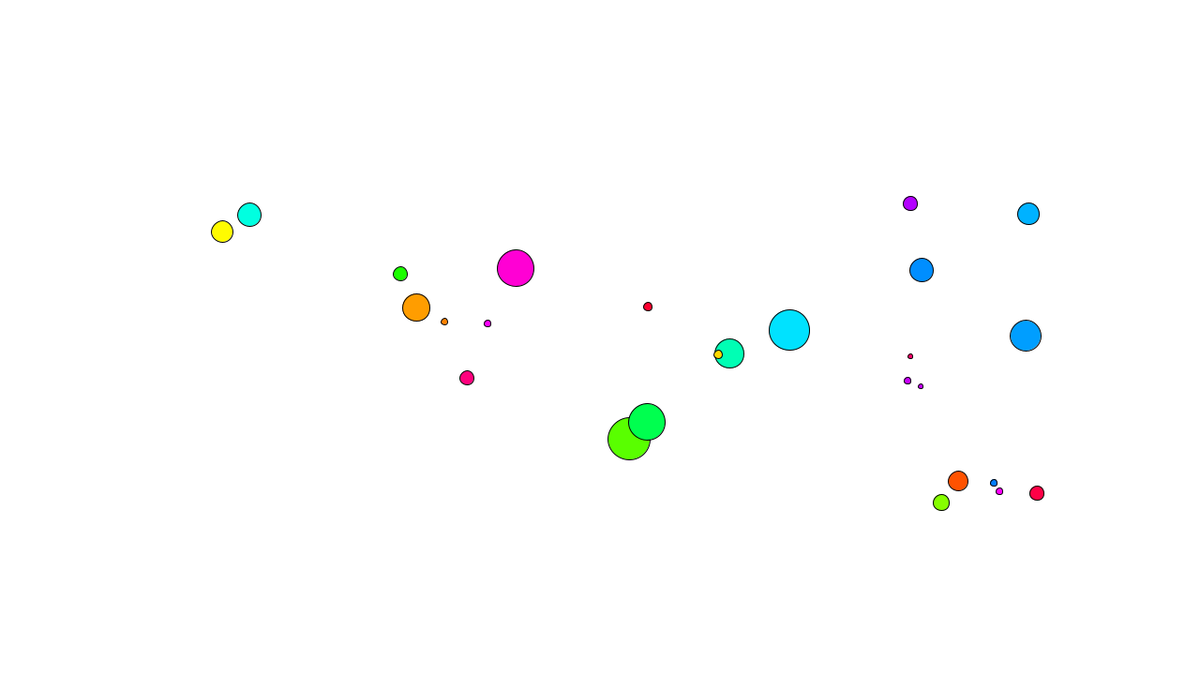
Frame 1 (no input)
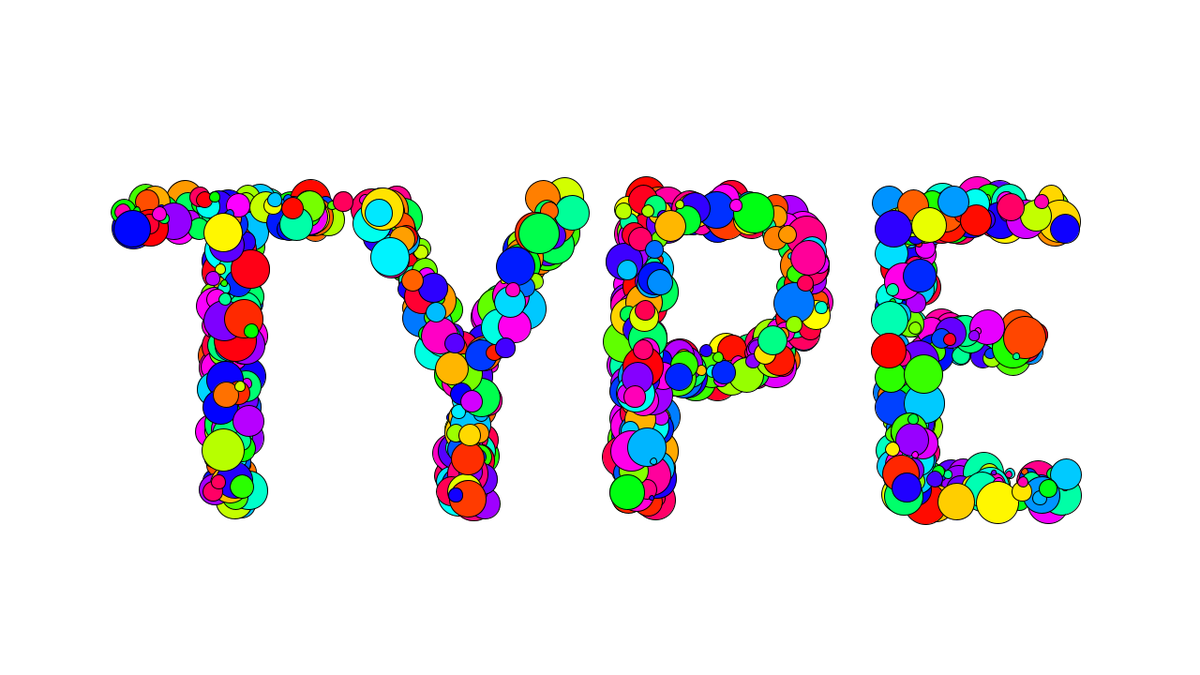
Frame 60 (the mouse pressed at the canvas centre just before this capture)
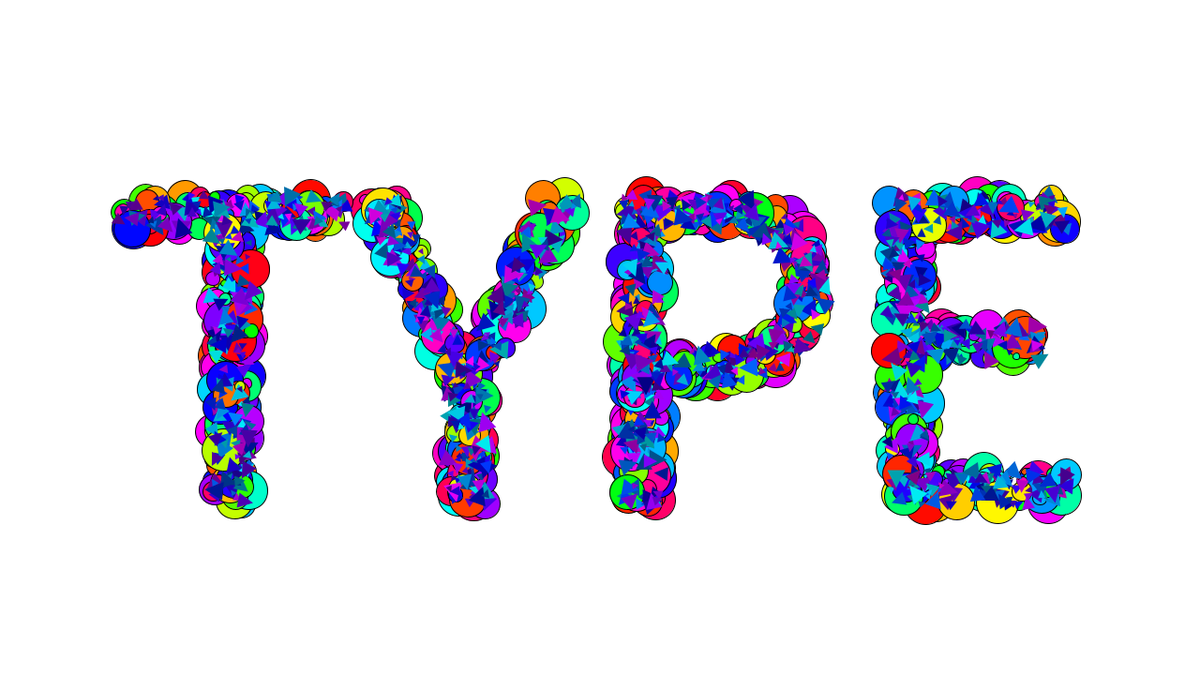
Frame 120 (the mouse held since frame 60 and released just before this capture)

The Processing sketch that drew these frames (run headless with seeded random() and noise(); from frame 60 on, the mouse is pressed at the canvas centre):

// Processing sketch: AggregateDrawing
// ── AggregateDrawing.pde

/*
 * This sketch uses the text drawn to an offscreen PGraphics to determine
 * if a randomly chosen xy-coordinate is inside the drawn text. If so it will
 * draw a shape to the main screen. In addition, the sketch has no background
 * call in draw(), so the drawings will accumulate on top of each other
 * much like a painting's canvas.
 * 
 * USAGE:
 * - click the mouse to move through the three different drawing modes
 */

int drawSpeed = 200; // number of drawn shapes per draw() call
int drawMode = 0; // move through the drawing modes by clicking the mouse
color BACKGROUND_COLOR = color(255);
color PGRAPHICS_COLOR = color(0);

PGraphics pg;

void setup() {
  size(1280, 720);
  background(BACKGROUND_COLOR); // start of with a white background
  colorMode(HSB, 360, 100, 100); // change to Hue-Saturation-Brightness color mode
  rectMode(CENTER);

  // create and draw to PPraphics (see Getting Started > UsingPGraphics example)
  pg = createGraphics(width, height, JAVA2D);
  pg.beginDraw();
  pg.textSize(500);
  pg.textAlign(CENTER, CENTER);
  pg.fill(PGRAPHICS_COLOR);
  pg.text("TYPE", pg.width/2, pg.height/2); 
  pg.endDraw();
}

void draw() {
  // This for loop ensures the code is repeated 'drawSpeed' times
  for (int i=0; i<drawSpeed; i++) {
    // pick a random coordinate
    int x = (int) random(width);
    int y = (int) random(height);
    // check if the coordinate is inside the text (in the offscreen PGraphics)
    boolean insideText = (pg.get(x, y) == PGRAPHICS_COLOR);
    // if it is indeed, then draw a shape in the main screen
    if (insideText) {
      // switch based on the current draw mode (move through them by clicking the mouse)
      // each drawing mode has custom settings (stroke, fill, shape, rotation) 
      pushMatrix();
      translate(x, y);
      switch (drawMode) {
      case 0:
        float er = random(5, 45);
        color ec = color(random(360), 100, 100);
        stroke(0);
        fill(ec);
        ellipse(0, 0, er, er);
        break;
      case 1: 
        float td = random(3, 10);
        float tr = random(TWO_PI);
        color tc = color(random(180, 300), 100, random(50, 100));
        noStroke();
        fill(tc);
        rotate(tr);
        triangle(0, -td, -td, td, td, td);
        break;
      case 2: 
        float rw = random(5, 20);
        float rh = random(5, 50);
        float rr = random(TWO_PI);
        color rc = color(random(20), random(70, 100), random(20, 100));
        stroke(0);
        fill(rc);
        rotate(rr);
        rect(0, 0, rw, rh);
        break;
      }
      popMatrix();
    }
  }
}

void mousePressed() {
  background(BACKGROUND_COLOR); // clear the screen when changing drawing mode
  drawMode = ++drawMode%3; // move through 3 drawing modes (0, 1, 2)
}
